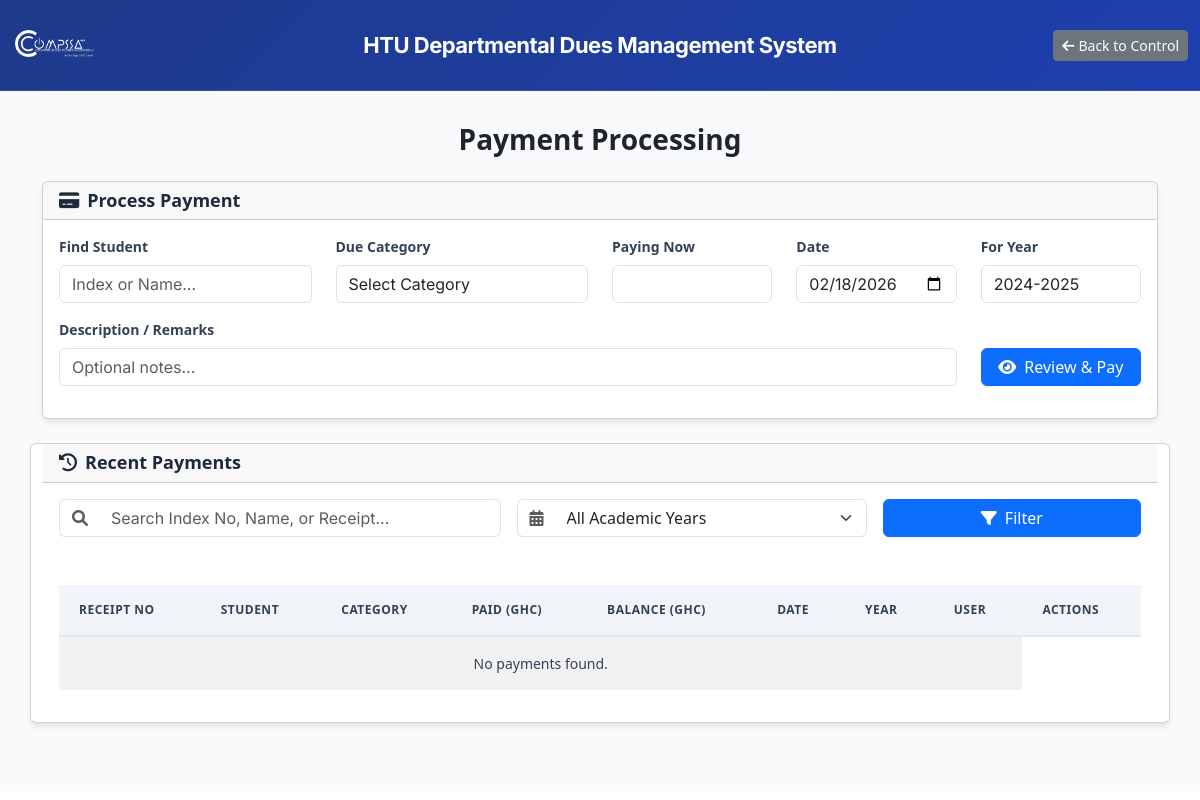
The app's page /windows/payment.php (signed in), older data.
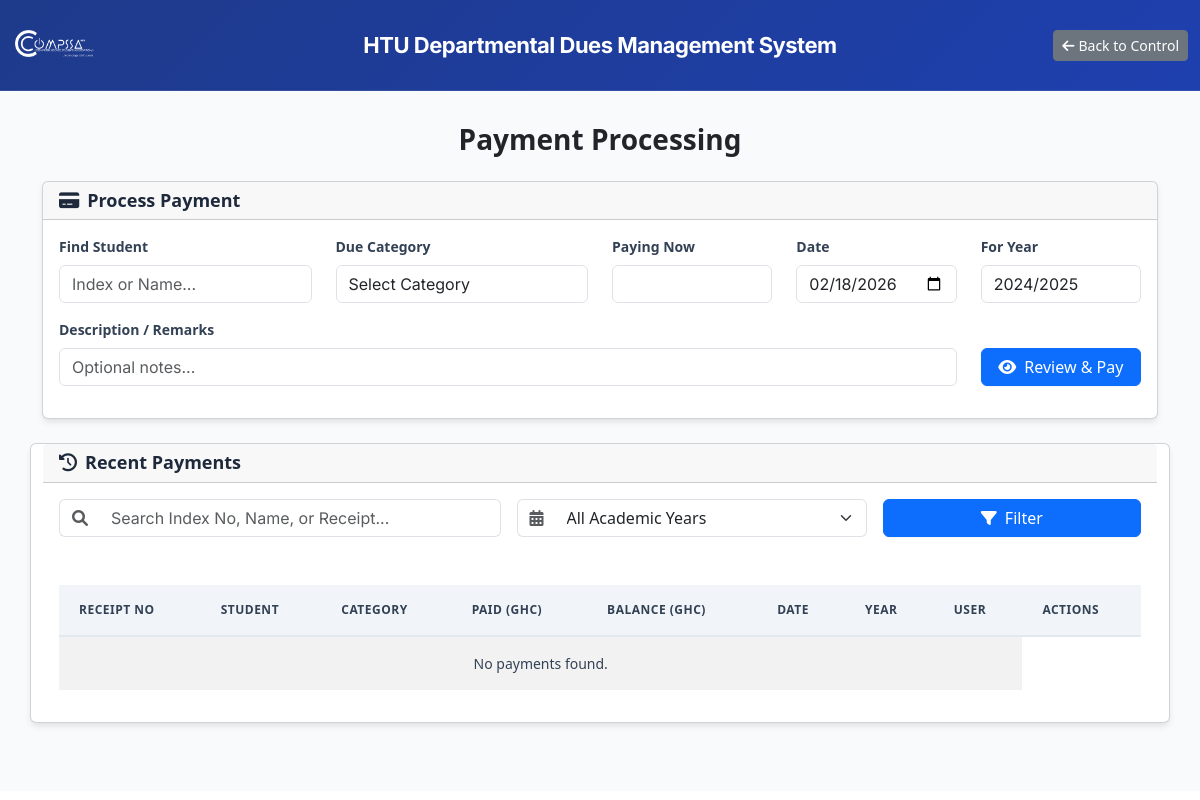
The same page, newer data.
### tables this page shows
CREATE TABLE academic_sessions (
    session_id INT PRIMARY KEY AUTO_INCREMENT,
    session_name VARCHAR(20) NOT NULL UNIQUE,
    is_current BOOLEAN DEFAULT FALSE,
    created_at TIMESTAMP DEFAULT CURRENT_TIMESTAMP
);

### includes/functions.php (called while the page is built, shortened)
<?php
function getCurrentAcademicYear() {
    try {
        $pdo = getDBConnection();
        $stmt = $pdo->query("SELECT session_name FROM academic_sessions WHERE is_current = 1 LIMIT 1");
        $session = $stmt->fetch();
        if ($session) {
            $currentYearResult = $session['session_name'];
            return $currentYearResult;
        }
    } catch (Exception $e) {
    }
    $currentYear = date('Y');
    $previousYear = $currentYear - 1;
    $currentYearResult = "$previousYear/$currentYear";
    return $currentYearResult;
}
?>

### windows/payment.php (the view, shortened to what the changed rows need)
<?php
require_once '../includes/functions.php';
?>
<!DOCTYPE html>
<html lang="en">
<head>
    <link rel="stylesheet" href="../css/style.css">
    <link href="https://cdn.jsdelivr.net/npm/bootstrap@5.3.0/dist/css/bootstrap.min.css" rel="stylesheet">
    <link href="https://cdnjs.cloudflare.com/ajax/libs/font-awesome/6.0.0/css/all.min.css" rel="stylesheet">
</head>
<body>
    <header class="app-header">
        <div class="container-fluid">
            <div class="row align-items-center">
                <div class="col-md-8 text-center">
                    <h1 class="app-title"><?php echo APP_NAME; ?></h1>
                </div>
            </div>
        </div>
    </header>
    <main class="main-content">
        <div class="container">
            <div class="row">
                <div class="col-12">
                    <h2 class="text-center mb-4" style="color: var(--blue); font-size: 28px; font-weight: bold;">
                        <?php echo $_SESSION['user_role'] === 'student' ? 'Payment History' : 'Payment Processing'; ?>
                    </h2>
                    <?php if (in_array($_SESSION['user_role'], ['admin', 'hod', 'cashier'])): ?>
                    <div class="card mb-4">
                        <div class="card-header">
                            <h5 class="mb-0"><i class="fas fa-credit-card me-2"></i>Process Payment</h5>
                        </div>
                        <div class="card-body">
                            <form method="POST">
                                <div class="row">
                                    <div class="col-md-3">
                                        <div class="mb-3">
                                            <label for="student_search" class="form-label">Find Student</label>
                                            <input type="text" class="form-control" id="student_search" list="student_list" placeholder="Index or Name..." autocomplete="off">
                                        </div>
                                    </div>
                                    <div class="col-md-3">
                                        <div class="mb-3">
                                            <label for="due_id" class="form-label">Due Category</label>
                                            <select class="form-control" id="due_id" name="due_id" required>
                                                <option value="">Select Category</option>
                                            </select>
                                        </div>
                                    </div>
                                    <div class="col-md-2">
                                        <div class="mb-3">
                                            <label for="amount" class="form-label">Paying Now</label>
                                            <input type="number" step="0.01" min="0" class="form-control" id="amount" name="amount" required>
                                        </div>
                                    </div>
                                    <div class="col-md-2">
                                        <div class="mb-3">
                                            <label for="payment_date" class="form-label">Date</label>
                                            <input type="date" class="form-control" id="payment_date" name="payment_date" value="<?php echo date('Y-m-d'); ?>" required>
                                        </div>
                                    </div>
                                    <div class="col-md-2">
                                        <div class="mb-3">
                                            <label for="academic_year" class="form-label">For Year</label>
                                            <input type="text" class="form-control" id="academic_year" name="academic_year" value="<?php echo getCurrentAcademicYear(); ?>" required>
                                        </div>
                                    </div>
                                </div>
                                <div class="row">
                                    <div class="col-md-10">
                                        <div class="mb-3">
                                            <label for="description" class="form-label">Description / Remarks</label>
                                            <input type="text" class="form-control" id="description" name="description" placeholder="Optional notes...">
                                        </div>
                                    </div>
                                    <div class="col-md-2 d-flex align-items-end">
                                        <div class="d-grid w-100 mb-3">
                                            <button type="button" class="btn btn-primary" id="previewPaymentBtn">
                                                <i class="fas fa-eye me-2"></i>Review & Pay
                                            </button>
                                        </div>
                                    </div>
                                </div>
                                </div>
                        </div>
                    </div>
                    <?php endif; ?>
                    <div class="card">
                        <div class="card-body">
                            <div class="table-responsive">
                                <table class="table table-striped table-hover">
                                    <thead>
                                        <tr>
                                            <th>Receipt No</th>
                                            <th>Student</th>
                                            <th>Category</th>
                                            <th>Paid (GHC)</th>
                                            <th>Balance (GHC)</th>
                                            <th>Date</th>
                                            <th>Year</th>
                                            <th>User</th>
                                            <th>Actions</th>
                                        </tr>
                                    </thead>
                                </table>
                            </div>
                        </div>
                    </div>
                </div>
            </div>
    </main>
</body>
</html>

Row changes from the older to the newer data that the page shows:
changed academic_sessions: academic_year "2024-2025" → "2024/2025"
